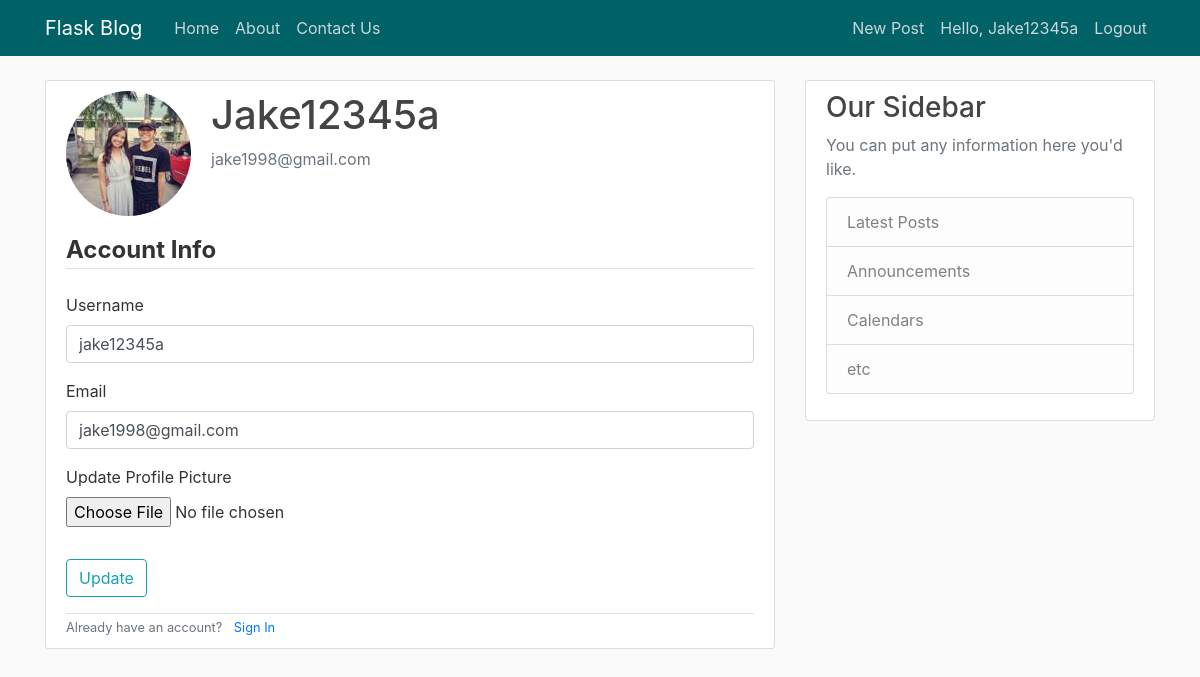
Page /account (signed in) on the committed database.
### flaskblog/models.py (models this page shows, shortened)
class User(db.Model, UserMixin):
	id = db.Column(db.Integer, primary_key=True)
	username = db.Column(db.String(20), unique=True, nullable=False)
	email = db.Column(db.String(120), unique=True, nullable=False)
	image_file = db.Column(db.String(20), nullable=False, default='default.jpg')
	password = db.Column(db.String(60), nullable=False)
	posts = db.relationship('Post', backref='author', lazy=True)

### flaskblog/routes.py (the view)
@app.route("/account",  methods=['GET', 'POST'])
@login_required
def account():
    form = UpdateAccountForm()
    if form.validate_on_submit():
        if form.picture.data:
            picture_file = save_picture(form.picture.data)
            current_user.image_file = picture_file
            current_user.username = form.username.data
            current_user.email = form.email.data
            db.session.commit()
            flash('Your account has been updated!', 'success')
            return redirect(url_for('account'))
    elif request.method == 'GET':
        form.username.data = current_user.username
        form.email.data = current_user.email
    image_file = url_for('static', filename='profile_pics/' + current_user.image_file)
    return render_template('account.html', title='Account', image_file=image_file, form=form)

### flaskblog/forms.py (shortened to what this page needs)
class UpdateAccountForm(FlaskForm):
    username = StringField('Username', validators=[DataRequired(), Length(min=2, max=20)])
    email = StringField('Email', validators=[DataRequired(), Email()])
    picture = FileField('Update Profile Picture', validators=[FileAllowed(['jpg', 'png'])])
    submit = SubmitField('Update')

### flaskblog/models.py (called while the page is built)
@login_manager.user_loader
def load_user(user_id):
	return User.query.get(int(user_id))

### flaskblog/templates/account.html (shortened to what this page needs)
{% extends "layout.html" %}
{% block content %}
	 <div class="content-section">
  <div class="media">
    <img class="rounded-circle account-img" src="{{ image_file }}">
    <div class="media-body">
      <h2 class="account-heading">{{ current_user.username.capitalize()}}</h2>
      <p class="text-secondary"> {{ current_user.email }}</p>
    </div>
  </div>
	 	<form method="POST" action="" enctype="multipart/form-data" novalidate>
			<fieldset class="form-group">
				<legend class="border-bottom mb-4"><span class="font-weight-bold">Account Info</span></legend>
				<div class="form-group">
					{{ form.username.label(class="form-control-label")}}
					{% if form.username.errors %}
						{{ form.username(class="form-control form-control-lg is-invalid") }}
						<div class="invalid-feedback">
							{% for error in form.username.errors %}
								<span>{{ error }}</span>
							{% endfor %}
						</div>
					{% else %}
							{{ form.username(class="form-control form-control-md")}}
					{% endif %}
				</div>
				<div class="form-group">
					{{ form.email.label(class="form-control-label")}}
					{% if form.email.errors %}
						{{ form.email(class="form-control form-control-lg is-invalid") }}
						<div class="invalid-feedback">
							{% for error in form.email.errors %}
								<span>{{ error }}</span>
							{% endfor %}
						</div>
					{% else %}
							{{ form.email(class="form-control form-control-md")}}
					{% endif %}
				</div>
				<div class="form-group">
					{{ form.picture.label() }}
					{{ form.picture(class="form-control-file") }}
				</div>
			</fieldset>
			<div class="form-group">
					{{ form.submit(class="btn btn-outline-info")}}
				</div>
	 	</form>
	 	<div class="border-top">
	 	<small class="text-muted">
	 		Already have an account? <a class="ml-2" href="{{ url_for('login')}}">Sign In</a>
	 	</small>
	 </div>
</div>
{% endblock content %}

### flaskblog/templates/layout.html (shortened to what this page needs)
<!DOCTYPE html>
<html>
<head>
	<link rel="stylesheet" type="text/css" href="{{ url_for('static', filename='css/bootstrap.min.css')}}">
	<link rel="stylesheet" type="text/css" href="{{ url_for('static', filename='main.css')}}">
</head>
<body>
		<header class="site-header">
		  <nav class="navbar navbar-expand-md navbar-dark bg-main fixed-top">
		    <div class="container">
		      <a class="navbar-brand mr-4" href="/">Flask Blog</a>
		      <div class="collapse navbar-collapse" id="navbarToggle">
		        <div class="navbar-nav mr-auto">
		          <a class="nav-item nav-link" href="/home">Home</a>
		          <a class="nav-item nav-link" href="/about">About</a>
		          <a class="nav-item nav-link" href="/contact_us">Contact Us</a>
		        </div>
		        <div class="navbar-nav">
				{% if current_user.is_authenticated %}
					  <a class="nav-item nav-link" href="/create_post">New Post</a>
					  <a class="nav-item nav-link" href="/account">Hello, {{ current_user.username.capitalize() }}</a>
					  <a class="nav-item nav-link" href="/logout">Logout</a>
		          {% else %}
			          <a class="nav-item nav-link" href="/login">Login</a>
			          <a class="nav-item nav-link" href="/register">Register</a>
		          {% endif %}
		        </div>
		      </div>
		    </div>
		  </nav>
		</header>
		<main role="main" class="container">
		  <div class="row">
		    <div class="col-md-8">
		      {% block content %}{% endblock %}
		    </div>
		    <div class="col-md-4">
		      <div class="content-section">
		        <h3>Our Sidebar</h3>
		        <p class='text-muted'>You can put any information here you'd like.
		          <ul class="list-group">
		            <li class="list-group-item list-group-item-light">Latest Posts</li>
		            <li class="list-group-item list-group-item-light">Announcements</li>
		            <li class="list-group-item list-group-item-light">Calendars</li>
		            <li class="list-group-item list-group-item-light">etc</li>
		          </ul>
		        </p>
		      </div>
		    </div>
		  </div>
		</main>
</body>
</html>

### flaskblog/static/main.css (style rules this page uses)
body { background: #fafafa; color: #333333; margin-top: 5rem; }
h1, h2, h3, h4, h5, h6 { color: #444444; }
.bg-main { background-color: #006266; }
.site-header .navbar-nav .nav-link { color: #cbd5db; }
.content-section { background: #ffffff; padding: 10px 20px; border: 1px solid #dddddd; border-radius: 3px; margin-bottom: 20px; }
.account-img { height: 125px; width: 125px; margin-right: 20px; margin-bottom: 16px; }
.account-heading { font-size: 2.5rem; }

### rows in the picture
User: username "Jake12345a", email "jake1998@gmail.com", username "jake12345a"
